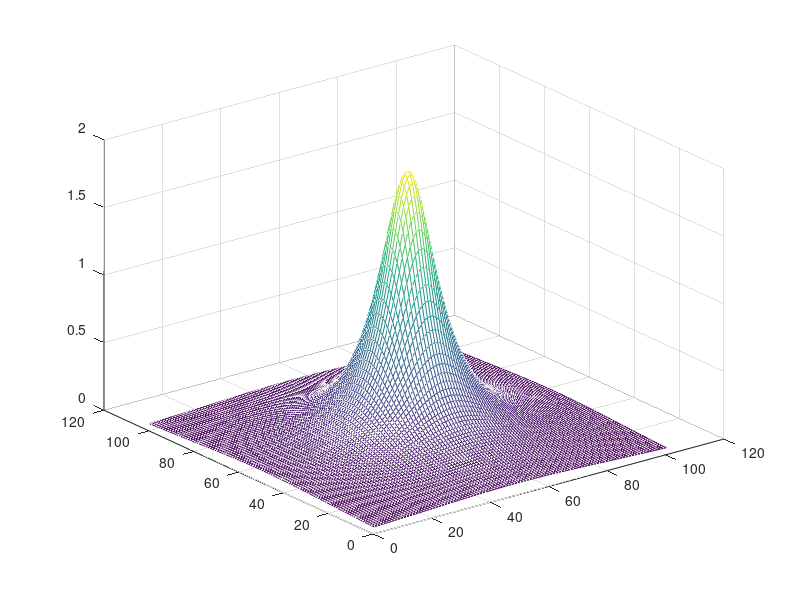

Here is the MATLAB script that generated this plot:
#!/usr/bin/octave -q

% meshplot.m
% Date  : 16 September 2017
% Author: Ankit Pati

[x, y] = meshgrid(-5 : 0.1 : 5);

f = 2 ./ (x.^2 + y.^2 + 1);

mesh(f);

drawnow();
input("Press enter key to terminate...");

% end of meshplot.m
